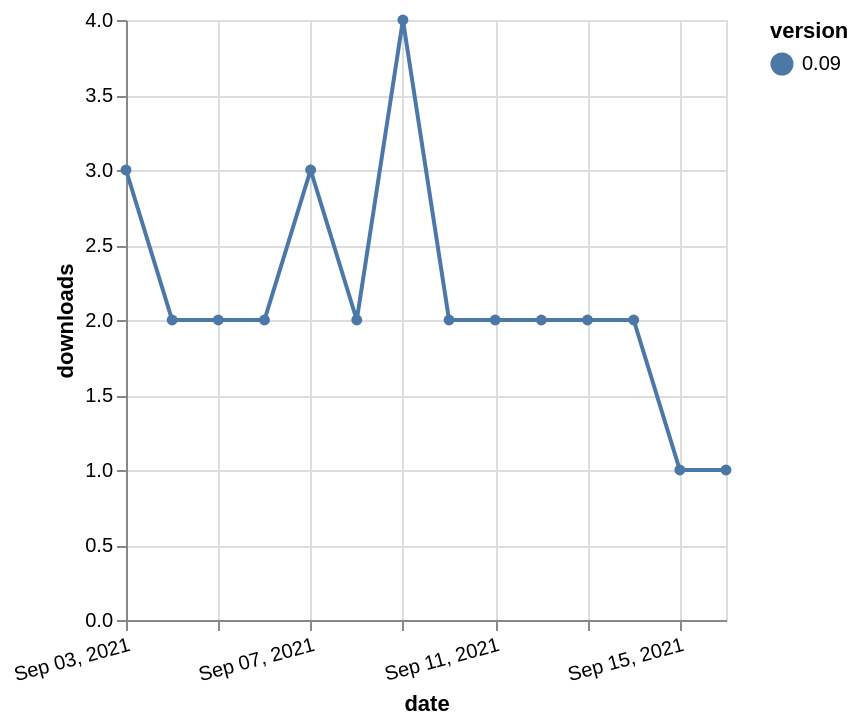

Write the Vega-Lite specification saved for this chart.
### Vega-Lite specification from a JSON file in a GitHub repository (floating-point values rounded to 4 significant figures)
{"$schema": "https://vega.github.io/schema/vega-lite/v5.json", "description": "A simple bar chart with embedded data.", "data": {"values": [{"date": "2021-09-03", "total": 2802, "delta": 3, "version": "0.09"}, {"date": "2021-09-04", "total": 2804, "delta": 2, "version": "0.09"}, {"date": "2021-09-05", "total": 2806, "delta": 2, "version": "0.09"}, {"date": "2021-09-06", "total": 2808, "delta": 2, "version": "0.09"}, {"date": "2021-09-07", "total": 2811, "delta": 3, "version": "0.09"}, {"date": "2021-09-08", "total": 2813, "delta": 2, "version": "0.09"}, {"date": "2021-09-09", "total": 2817, "delta": 4, "version": "0.09"}, {"date": "2021-09-10", "total": 2819, "delta": 2, "version": "0.09"}, {"date": "2021-09-11", "total": 2821, "delta": 2, "version": "0.09"}, {"date": "2021-09-12", "total": 2823, "delta": 2, "version": "0.09"}, {"date": "2021-09-13", "total": 2825, "delta": 2, "version": "0.09"}, {"date": "2021-09-14", "total": 2827, "delta": 2, "version": "0.09"}, {"date": "2021-09-15", "total": 2828, "delta": 1, "version": "0.09"}, {"date": "2021-09-16", "total": 2829, "delta": 1, "version": "0.09"}]}, "width": "container", "mark": {"type": "line", "point": {"filled": true}}, "encoding": {"x": {"field": "date", "type": "temporal", "timeUnit": "yearmonthdate", "title": "date", "axis": {"labelAngle": -15}}, "y": {"field": "delta", "type": "quantitative", "title": "downloads"}, "color": {"field": "version", "type": "nominal"}, "tooltip": {"field": "delta"}}}
